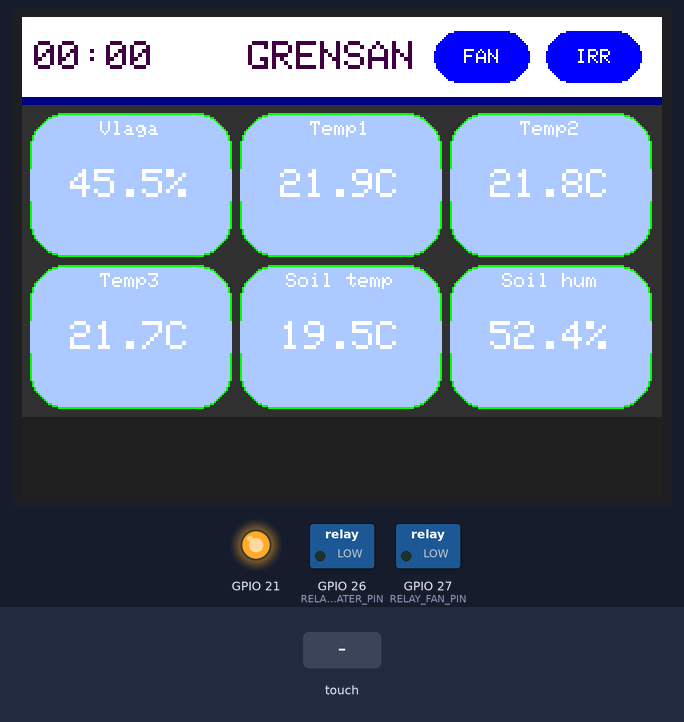
A program run on a simulated ESP32. Shown: 320×240 colour display, switched loads named in the program (green lamp = pin HIGH), output pins drawn as LEDs (lit = HIGH). The inputs (shaded band) are chosen by the test bench. Random numbers use the default seed unless the program sets one; what the program prints to the serial monitor is not drawn.

Above: at 3.3 s.
3.4 s: touch panel pressed at 13 % / 30 % of its raw x / y range
At 4.6 s:
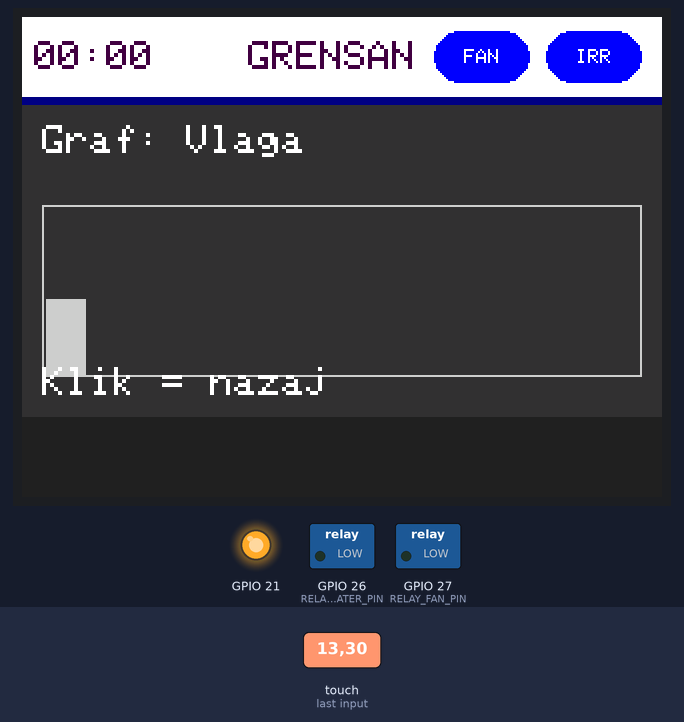
5.0 s: touch panel pressed at 13 % / 10 % of its raw x / y range
At 6.3 s:
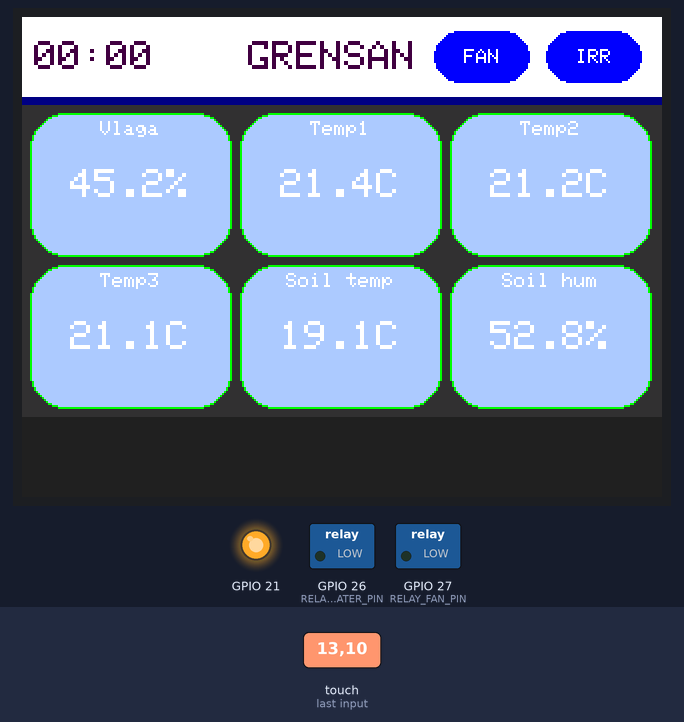
8.0 s: touch panel pressed at 38 % / 30 % of its raw x / y range
At 8.8 s:
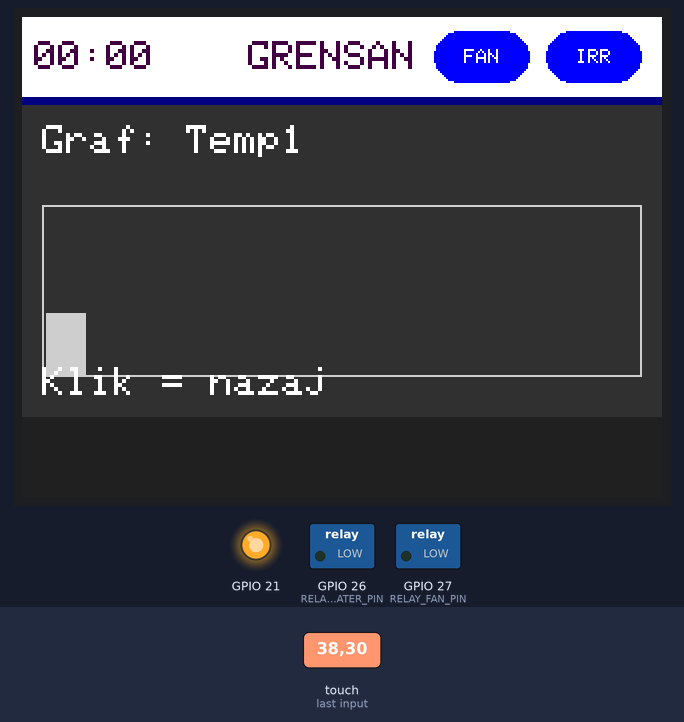
Timing chart, 0 to 11.0 s (numbered marks = the images above; inputs shaded):
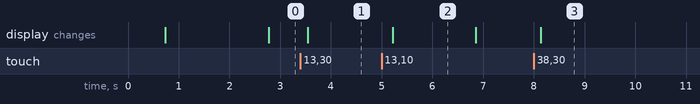

The program:

main.cpp
```cpp
/**
 * Rastlinjak – ESP32: TFT_eSPI (ILI9341_2), header (ura, FAN, IRR),
 * mreža 6 senzorjev (simulacija), graf ob kliku, orodna vrstica.
 * Zaslon: setRotation(1), invertDisplay(true), (0,0) zgoraj levo.
 */
#include <Arduino.h>
#include <SPI.h>
#include <string.h>
#include <WiFi.h>
#include <WebServer.h>
#include <TFT_eSPI.h>
#include <XPT2046_Touchscreen.h>

#include "config.h"

// 1 = ob dotiku izpiši surove x,y,z v Serial (za prilagoditev map/praga)
#define TOUCH_DEBUG 0

// Dimenzije nastavimo v setup() po setRotation(1) → običajno 320×240
int TFT_W = 320;
int TFT_H = 240;

TFT_eSPI tft = TFT_eSPI();
// Enako kot cyd_demo: CS 33, IRQ 36 (delujoča kombinacija)
XPT2046_Touchscreen touch(TOUCH_CS, TOUCH_IRQ);
WebServer webServer(WEB_SERVER_PORT);

#define COLOR_BG            0x3186
#define COLOR_HEADER        0xFFFF   // belo ozadje headerja
#define COLOR_HEADER_TEXT   0x4008   // temno modri napisi (ura, naslov)
#define COLOR_HEADER_BORDER 0x0010   // temno modra ločnica
#define COLOR_TEXT          0xFFFF
#define COLOR_GRID          0xCE79
#define COLOR_CELL_BORDER   0x07E0   // zelen rob celic (ikone)
#define COLOR_CELL_FILL     0xAE5F   // zelo nežna modra notranjost ikon
#define COLOR_TOOLBAR       0x2104
#define COLOR_BTN_OFF       0x001F   // modra (FAN/IRR off)
#define COLOR_BTN_ON        0x07E0   // zelena (FAN/IRR on)
#define HEADER_TITLE        "GRENSAN"
#define HEADER_BORDER_H     4       // debelina temno modre črte pod vrstico
#define HEADER_TOTAL_H      (TOOLBAR_H + HEADER_BORDER_H)
#define LONG_PRESS_MS       500     // FAN/IRR reagirata po 0,5 s držanja

float sim_moisture     = 45.0f;
float sim_temp         = 22.3f;
float sim_temp2        = 21.1f;
float sim_temp3        = 20.8f;
float sim_soil_temp    = 19.5f;
float sim_soil_humidity = 52.0f;
bool  relay_fan        = false;
bool  relay_water  = false;

enum Screen { SCREEN_GRID, SCREEN_GRAPH };
Screen currentScreen = SCREEN_GRID;
int    graphSensor   = 0;
uint32_t lastDraw = 0, lastSimUpdate = 0;
int8_t  pendingHeaderBtn = -1;      // 0=FAN, 1=IRR, -1=ni
uint32_t pendingHeaderStart = 0;
bool hasTimeSync = false;
uint32_t syncedAtMs = 0;
uint32_t syncedEpoch = 0;

static void handleWebRoot() {
  static const char PAGE[] PROGMEM = R"HTML(
<!doctype html>
<html>
<head>
  <meta charset="utf-8">
  <meta name="viewport" content="width=device-width,initial-scale=1">
  <title>GRENSAN Demo</title>
  <style>
    body { font-family: Arial, sans-serif; margin: 16px; background: #f3f7fb; color: #0d2b55; }
    .card { background: #fff; border-radius: 12px; padding: 14px; margin-bottom: 12px; box-shadow: 0 2px 8px rgba(0,0,0,.08); }
    h1 { margin: 0 0 10px 0; font-size: 22px; }
    .grid { display: grid; grid-template-columns: 1fr 1fr; gap: 10px; }
    .val { font-size: 26px; font-weight: 700; color: #003a8c; }
    .lbl { font-size: 13px; color: #4d6f99; }
    .pill { display: inline-block; padding: 6px 10px; border-radius: 999px; color: #fff; font-weight: 700; font-size: 12px; }
    .on { background: #00a651; }
    .off { background: #1e5aa8; }
  </style>
</head>
<body>
  <h1>GRENSAN Demo (simulacija)</h1>
  <div class="card">
    <div>AP SSID: <b>GRENSAN-DEMO</b></div>
    <div>IP ESP32: <b id="ip">192.168.4.1</b></div>
  </div>
  <div class="card">
    <span class="pill" id="fan">FAN</span>
    <span class="pill" id="irr">IRR</span>
  </div>
  <div class="grid">
    <div class="card"><div class="lbl">Vlaga</div><div class="val" id="moisture">-</div></div>
    <div class="card"><div class="lbl">Temp1</div><div class="val" id="temp1">-</div></div>
    <div class="card"><div class="lbl">Temp2</div><div class="val" id="temp2">-</div></div>
    <div class="card"><div class="lbl">Temp3</div><div class="val" id="temp3">-</div></div>
    <div class="card"><div class="lbl">Soil temp</div><div class="val" id="soilTemp">-</div></div>
    <div class="card"><div class="lbl">Soil hum</div><div class="val" id="soilHum">-</div></div>
  </div>
  <script>
    function setRelay(el, on, name) {
      el.textContent = name + ': ' + (on ? 'ON' : 'OFF');
      el.className = 'pill ' + (on ? 'on' : 'off');
    }
    async function refresh() {
      if (!window._timeSynced) {
        window._timeSynced = true;
        fetch('/api/setTime?ts=' + Math.floor(Date.now() / 1000)).catch(() => {});
      }
      const r = await fetch('/api/status');
      const d = await r.json();
      document.getElementById('ip').textContent = d.ip;
      document.getElementById('moisture').textContent = d.moisture.toFixed(1) + '%';
      document.getElementById('temp1').textContent = d.temp1.toFixed(1) + 'C';
      document.getElementById('temp2').textContent = d.temp2.toFixed(1) + 'C';
      document.getElementById('temp3').textContent = d.temp3.toFixed(1) + 'C';
      document.getElementById('soilTemp').textContent = d.soilTemp.toFixed(1) + 'C';
      document.getElementById('soilHum').textContent = d.soilHum.toFixed(1) + '%';
      setRelay(document.getElementById('fan'), d.relayFan, 'FAN');
      setRelay(document.getElementById('irr'), d.relayWater, 'IRR');
    }
    refresh();
    setInterval(refresh, 1500);
  </script>
</body>
</html>
)HTML";
  webServer.send(200, "text/html; charset=utf-8", PAGE);
}

static void handleWebStatus() {
  String json = "{";
  json += "\"ip\":\"" + WiFi.softAPIP().toString() + "\",";
  json += "\"moisture\":" + String(sim_moisture, 1) + ",";
  json += "\"temp1\":" + String(sim_temp, 1) + ",";
  json += "\"temp2\":" + String(sim_temp2, 1) + ",";
  json += "\"temp3\":" + String(sim_temp3, 1) + ",";
  json += "\"soilTemp\":" + String(sim_soil_temp, 1) + ",";
  json += "\"soilHum\":" + String(sim_soil_humidity, 1) + ",";
  json += "\"relayFan\":" + String(relay_fan ? "true" : "false") + ",";
  json += "\"relayWater\":" + String(relay_water ? "true" : "false");
  json += "}";
  webServer.send(200, "application/json", json);
}

static void handleWebSetTime() {
  if (!webServer.hasArg("ts")) {
    webServer.send(400, "text/plain", "missing ts");
    return;
  }
  uint32_t ts = (uint32_t)webServer.arg("ts").toInt();
  if (ts < 1000000000UL) {
    webServer.send(400, "text/plain", "invalid ts");
    return;
  }
  syncedEpoch = ts;
  syncedAtMs = millis();
  hasTimeSync = true;
  webServer.send(200, "text/plain", "ok");
}

static void startWebServer() {
  WiFi.mode(WIFI_AP);
  bool apOk = WiFi.softAP(WEB_AP_SSID, WEB_AP_PASSWORD);
  if (apOk) {
    Serial.printf("AP ready: %s\n", WEB_AP_SSID);
    Serial.print("Open http://");
    Serial.println(WiFi.softAPIP());
  } else {
    Serial.println("AP start failed");
  }

  webServer.on("/", handleWebRoot);
  webServer.on("/api/status", handleWebStatus);
  webServer.on("/api/setTime", handleWebSetTime);
  webServer.begin();
  Serial.printf("Web server started on port %d\n", WEB_SERVER_PORT);
}

static void getTimeString(char* buf, size_t len) {
  unsigned long s;
  if (hasTimeSync) {
    s = syncedEpoch + ((millis() - syncedAtMs) / 1000UL);
  } else {
    s = millis() / 1000UL;
  }
  snprintf(buf, len, "%02lu:%02lu", (s / 3600) % 24, (s / 60) % 60);
}

// Zona ure levo, naslov na sredini, FAN/IRR ovalna gumba desno
#define HEADER_TIME_W   58
#define HEADER_BTN_W    48
#define HEADER_BTN_H    26
#define HEADER_BTN_GAP  8

static void drawHeaderOvalButton(int x, int y, int w, int h, bool on, const char* label) {
  uint16_t bg = on ? COLOR_BTN_ON : COLOR_BTN_OFF;
  int r = h / 2;
  tft.fillRoundRect(x, y, w, h, r, bg);
  tft.setTextColor(COLOR_TEXT);
  tft.setTextSize(1);
  int tw = 6 * (int)strlen(label);
  tft.setCursor(x + (w - tw) / 2, y + (h - 8) / 2);
  tft.print(label);
}

void drawHeader() {
  tft.fillRect(0, 0, TFT_W, TOOLBAR_H, COLOR_HEADER);
  tft.fillRect(0, TOOLBAR_H, TFT_W, HEADER_BORDER_H, COLOR_HEADER_BORDER);
  tft.setTextColor(COLOR_HEADER_TEXT);
  tft.setTextSize(2);
  char timeBuf[8];
  getTimeString(timeBuf, sizeof(timeBuf));
  tft.setCursor(6, (TOOLBAR_H - 16) / 2);
  tft.print(timeBuf);

  int cx = TFT_W / 2;
  tft.setTextSize(2);
  int titleW = 12 * (int)strlen(HEADER_TITLE);
  tft.setCursor(cx - titleW / 2 - 5, (TOOLBAR_H - 16) / 2);
  tft.print(HEADER_TITLE);

  int by = (TOOLBAR_H - HEADER_BTN_H) / 2;
  int rx = TFT_W - (HEADER_BTN_W * 2 + HEADER_BTN_GAP + 10);
  drawHeaderOvalButton(rx, by, HEADER_BTN_W, HEADER_BTN_H, relay_fan, "FAN");
  drawHeaderOvalButton(rx + HEADER_BTN_W + HEADER_BTN_GAP, by, HEADER_BTN_W, HEADER_BTN_H, relay_water, "IRR");
}

// Vrne 0 = FAN, 1 = IRR, -1 = ni v gumbu (tx,ty v koordinatah zaslona)
static int hitHeaderButton(int tx, int ty) {
  if (ty < 0 || ty >= TOOLBAR_H) return -1;
  int by = (TOOLBAR_H - HEADER_BTN_H) / 2;
  int rx = TFT_W - (HEADER_BTN_W * 2 + HEADER_BTN_GAP + 10);
  if (ty < by || ty >= by + HEADER_BTN_H) return -1;
  if (tx >= rx && tx < rx + HEADER_BTN_W) return 0;
  if (tx >= rx + HEADER_BTN_W + HEADER_BTN_GAP && tx < rx + HEADER_BTN_W * 2 + HEADER_BTN_GAP) return 1;
  return -1;
}

void updateHeaderTime() {
  tft.fillRect(0, 0, HEADER_TIME_W + 4, TOOLBAR_H, COLOR_HEADER);
  tft.setTextColor(COLOR_HEADER_TEXT);
  tft.setTextSize(2);
  char timeBuf[8];
  getTimeString(timeBuf, sizeof(timeBuf));
  tft.setCursor(6, (TOOLBAR_H - 16) / 2);
  tft.print(timeBuf);
}

void drawToolbar() {
  int ly = TFT_H - TOOLBAR_H;
  tft.fillRect(0, ly, TFT_W, TOOLBAR_H, COLOR_TOOLBAR);
}

void drawGrid() {
  int top = HEADER_TOTAL_H;
  int bottom = TFT_H - TOOLBAR_H;
  int areaH = bottom - top;
  const int gap = 4;
  const int numCols = 3;
  int cellW = (TFT_W - (numCols + 1) * gap) / numCols;
  int cellH = (areaH - 3 * gap) / 2;

  tft.fillRect(0, top, TFT_W, areaH, COLOR_BG);
  const int radius = 18;

  struct Cell { const char* label; float value; const char* unit; };
  Cell cells[] = {
    { "Vlaga",      sim_moisture,      "%" },
    { "Temp1",      sim_temp,          "C" },
    { "Temp2",      sim_temp2,         "C" },
    { "Temp3",      sim_temp3,         "C" },
    { "Soil temp",  sim_soil_temp,     "C" },
    { "Soil hum",   sim_soil_humidity, "%" },
  };

  for (int i = 0; i < 6; i++) {
    int col = i % 3;
    int row = i / 3;
    int ox = gap + col * (cellW + gap);
    int oy = top + gap + row * (cellH + gap);
    int cw = cellW;
    int ch = cellH;
    tft.fillRoundRect(ox, oy, cw, ch, radius, COLOR_CELL_FILL);
    tft.drawRoundRect(ox, oy, cw, ch, radius, COLOR_CELL_BORDER);
    tft.setTextColor(COLOR_TEXT);
    tft.setTextSize(1);
    int labelW = (int)strlen(cells[i].label) * 6;
    tft.setCursor(ox + (cw - labelW) / 2, oy + 4);
    tft.print(cells[i].label);
    tft.setTextSize(2);
    char valBuf[16];
    snprintf(valBuf, sizeof(valBuf), "%.1f%s", cells[i].value, cells[i].unit);
    int valW = (int)strlen(valBuf) * 12;
    int valH = 16;
    tft.setCursor(ox + (cw - valW) / 2, oy + (ch - valH) / 2);
    tft.print(valBuf);
  }
}

// Posodobi samo vrednosti v celicah (brez risanja ozadja in okvirjev) – zmanjša flickering
void updateGridValues() {
  int top = HEADER_TOTAL_H;
  int bottom = TFT_H - TOOLBAR_H;
  int areaH = bottom - top;
  const int gap = 4;
  const int numCols = 3;
  int cellW = (TFT_W - (numCols + 1) * gap) / numCols;
  int cellH = (areaH - 3 * gap) / 2;
  const int valH = 16;

  struct Cell { const char* label; float value; const char* unit; };
  Cell cells[] = {
    { "Vlaga",      sim_moisture,      "%" },
    { "Temp1",      sim_temp,          "C" },
    { "Temp2",      sim_temp2,         "C" },
    { "Temp3",      sim_temp3,         "C" },
    { "Soil temp",  sim_soil_temp,     "C" },
    { "Soil hum",   sim_soil_humidity, "%" },
  };

  tft.setTextColor(COLOR_TEXT);
  tft.setTextSize(2);
  for (int i = 0; i < 6; i++) {
    int col = i % 3;
    int row = i / 3;
    int ox = gap + col * (cellW + gap);
    int oy = top + gap + row * (cellH + gap);
    int cw = cellW;
    int ch = cellH;
    int valY = oy + (ch - valH) / 2;
    tft.fillRect(ox, valY, cw, valH, COLOR_CELL_FILL);
    char valBuf[16];
    snprintf(valBuf, sizeof(valBuf), "%.1f%s", cells[i].value, cells[i].unit);
    int valW = (int)strlen(valBuf) * 12;
    tft.setCursor(ox + (cw - valW) / 2, valY);
    tft.print(valBuf);
  }
}

void drawGraphScreen() {
  tft.fillScreen(COLOR_BG);
  drawHeader();
  tft.setTextColor(COLOR_TEXT);
  tft.setTextSize(2);
  tft.setCursor(10, HEADER_TOTAL_H + 10);
  const char* names[] = { "Vlaga", "Temp1", "Temp2", "Temp3", "Soil temp", "Soil hum" };
  tft.printf("Graf: %s", names[graphSensor]);

  int gx = 10, gy = HEADER_TOTAL_H + 50, gw = TFT_W - 20, gh = TFT_H - HEADER_TOTAL_H - TOOLBAR_H - 70;
  tft.drawRect(gx, gy, gw, gh, COLOR_GRID);
  float vals[] = { sim_moisture, sim_temp, sim_temp2, sim_temp3, sim_soil_temp, sim_soil_humidity };
  float v = graphSensor >= 0 && graphSensor < 6 ? vals[graphSensor] : 0;
  float pct = 0;
  if (graphSensor == 0 || graphSensor == 5) {
    pct = v;
    if (pct > 100) pct = 100;
    if (pct < 0) pct = 0;
  } else {
    pct = (v - 10.0f) / 30.0f * 100.0f;
    if (pct > 100) pct = 100;
    if (pct < 0) pct = 0;
  }
  int barH = (int)((float)gh * (pct / 100.0f));
  if (barH > gh) barH = gh;
  tft.fillRect(gx + 2, gy + gh - barH, 20, barH, COLOR_GRID);

  tft.setCursor(10, TFT_H - TOOLBAR_H - 25);
  tft.print("Klik = nazaj");
  drawToolbar();
}

void screenGrid() {
  currentScreen = SCREEN_GRID;
  tft.fillScreen(COLOR_BG);
  drawHeader();
  drawGrid();
  drawToolbar();
}

void screenGraph(int sensorIndex) {
  graphSensor = sensorIndex;
  currentScreen = SCREEN_GRAPH;
  drawGraphScreen();
}

int hitCell(int tx, int ty) {
  int top = HEADER_TOTAL_H;
  int bottom = TFT_H - TOOLBAR_H;
  const int gap = 4;
  const int numCols = 3;
  int cellW = (TFT_W - (numCols + 1) * gap) / numCols;
  int cellH = (bottom - top - 3 * gap) / 2;
  if (ty < top || ty >= bottom) return -1;
  int y0 = top + gap;
  int row = (ty < y0 + cellH) ? 0 : 1;
  int x0 = gap;
  for (int c = 0; c < 3; c++) {
    if (tx >= x0 && tx < x0 + cellW) return row * 3 + c;
    x0 += cellW + gap;
  }
  return -1;
}

void setup() {
  Serial.begin(115200);
  delay(300);

  pinMode(21, OUTPUT);
  digitalWrite(21, HIGH);

  tft.init();
  tft.setRotation(1);
  tft.invertDisplay(true);
  TFT_W = tft.width();
  TFT_H = tft.height();
  tft.fillScreen(COLOR_BG);
  Serial.printf("TFT %d x %d\n", TFT_W, TFT_H);

  SPI.begin(TOUCH_CLK, TOUCH_MISO, TOUCH_MOSI, TOUCH_CS);
  touch.begin();
  touch.setRotation(1);

  pinMode(RELAY_FAN_PIN, OUTPUT);
  pinMode(RELAY_WATER_PIN, OUTPUT);
  digitalWrite(RELAY_FAN_PIN, relay_fan ? RELAY_ON : !RELAY_ON);
  digitalWrite(RELAY_WATER_PIN, relay_water ? RELAY_ON : !RELAY_ON);

  startWebServer();
  screenGrid();
  lastDraw = lastSimUpdate = millis();
}

void loop() {
  uint32_t now = millis();
  webServer.handleClient();

  if (now - lastSimUpdate >= (uint32_t)SIM_UPDATE_MS) {
    lastSimUpdate = now;
    sim_moisture += (random(-5, 6) / 10.0f);
    if (sim_moisture < 20) sim_moisture = 20;
    if (sim_moisture > 80) sim_moisture = 80;
    sim_temp += (random(-5, 6) / 10.0f);
    if (sim_temp < 18) sim_temp = 18;
    if (sim_temp > 28) sim_temp = 28;
    sim_temp2 = sim_temp + (random(-3, 4) / 10.0f);
    sim_temp3 = sim_temp + (random(-4, 5) / 10.0f);
    if (sim_temp3 < 18) sim_temp3 = 18;
    if (sim_temp3 > 28) sim_temp3 = 28;
    sim_soil_temp += (random(-4, 5) / 10.0f);
    if (sim_soil_temp < 15) sim_soil_temp = 15;
    if (sim_soil_temp > 28) sim_soil_temp = 28;
    sim_soil_humidity += (random(-4, 5) / 10.0f);
    if (sim_soil_humidity < 25) sim_soil_humidity = 25;
    if (sim_soil_humidity > 85) sim_soil_humidity = 85;
    if (currentScreen == SCREEN_GRID)
      updateGridValues();
  }

  if (now - lastDraw >= 1000) {
    lastDraw = now;
    updateHeaderTime();
  }

  if (touch.touched()) {
    TS_Point p = touch.getPoint();
    if (p.z < 300) {
      pendingHeaderBtn = -1;
      delay(10);
    } else {
      int tx = map(p.x, 200, 3700, 0, TFT_W);
      int ty = map(p.y, 200, 3800, 0, TFT_H);
      tx = constrain(tx, 0, TFT_W - 1);
      ty = constrain(ty, 0, TFT_H - 1);
#if TOUCH_DEBUG
      Serial.printf("touch raw x=%d y=%d z=%d -> tx=%d ty=%d cell=%d\n", p.x, p.y, p.z, tx, ty, hitCell(tx, ty));
#endif
      int btn = hitHeaderButton(tx, ty);
      if (btn >= 0) {
        if (pendingHeaderBtn == -1) {
          pendingHeaderBtn = btn;
          pendingHeaderStart = now;
        } else if (pendingHeaderBtn == btn && (now - pendingHeaderStart) >= (uint32_t)LONG_PRESS_MS) {
          if (btn == 0) {
            relay_fan = !relay_fan;
            digitalWrite(RELAY_FAN_PIN, relay_fan ? RELAY_ON : !RELAY_ON);
          } else {
            relay_water = !relay_water;
            digitalWrite(RELAY_WATER_PIN, relay_water ? RELAY_ON : !RELAY_ON);
          }
          drawHeader();
          pendingHeaderBtn = -1;
          delay(200);
        } else if (pendingHeaderBtn != btn) {
          pendingHeaderBtn = btn;
          pendingHeaderStart = now;
        }
      } else {
        pendingHeaderBtn = -1;
        if (currentScreen == SCREEN_GRID) {
          int cell = hitCell(tx, ty);
          if (cell >= 0) {
            screenGraph(cell);
          }
        } else if (currentScreen == SCREEN_GRAPH) {
          screenGrid();
        }
      }
      delay(50);
    }
  } else {
    pendingHeaderBtn = -1;
  }

  delay(50);
}
```

config.h
```cpp
/**
 * Konfiguracija – lokalni demo UI.
 * ESP32 + TFT ILI9341 + touch XPT2046, releji FAN/IRR + AP web server.
 */

#ifndef CONFIG_H
#define CONFIG_H

// ----- Releji (25 = touch CLK; ventilator 27, voda 26) -----
#define RELAY_FAN_PIN   27
#define RELAY_WATER_PIN 26
#define RELAY_ON        HIGH

// ----- Prikaz 240×320 (ILI9341) – E32R28T / CYD -----
#define TFT_CS   15
#define TFT_DC   2
#define TFT_RST  -1
#define TFT_SCLK 14
#define TFT_MOSI 13
#define TFT_MISO 12
#define TFT_BL   21

// Touch XPT2046
#define TOUCH_CS    33
#define TOUCH_IRQ   36
#define TOUCH_CLK   25
#define TOUCH_MOSI  32
#define TOUCH_MISO  39

// ----- UI -----
#define TOOLBAR_H  40

// Posodabljanje simuliranih vrednosti senzorjev
#define SIM_UPDATE_MS  2000

// ----- WiFi AP + Web UI -----
// Telefon/PC se poveže direktno na ta AP in odpre http://192.168.4.1
#define WEB_AP_SSID      "GRENSAN-DEMO"
#define WEB_AP_PASSWORD  "grensan123"
#define WEB_SERVER_PORT  80

#endif
```

Measured:
- after the input at 5.0 s, the display: changes after 0.22 s (image 2)
- what the display in image 2 shows lasts 1.7 s, from 5.2 s to 6.9 s
